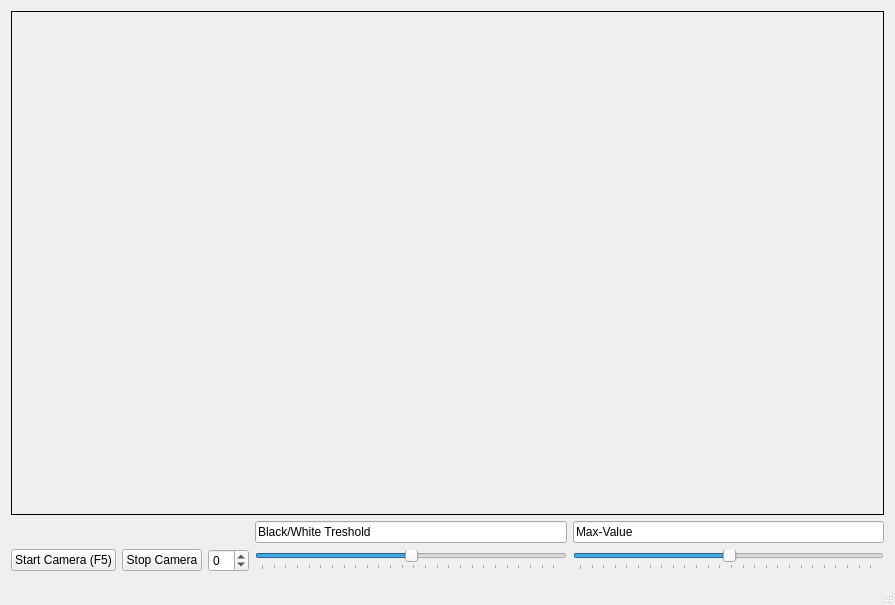
<?xml version="1.0" encoding="UTF-8"?>
<ui version="4.0">
 <class>MainWindow</class>
 <widget class="QMainWindow" name="MainWindow">
  <property name="geometry">
   <rect>
    <x>0</x>
    <y>0</y>
    <width>895</width>
    <height>605</height>
   </rect>
  </property>
  <property name="windowTitle">
   <string>Camera Calibration</string>
  </property>
  <widget class="QWidget" name="centralWidget">
   <layout class="QGridLayout" name="gridLayout">
    <item row="2" column="1">
     <widget class="QPushButton" name="stopCameraButton">
      <property name="text">
       <string>Stop Camera</string>
      </property>
     </widget>
    </item>
    <item row="2" column="0">
     <widget class="QPushButton" name="startCameraButton">
      <property name="text">
       <string>Start Camera (F5)</string>
      </property>
     </widget>
    </item>
    <item row="0" column="0" colspan="5">
     <widget class="QLabel" name="labelImage">
      <property name="sizePolicy">
       <sizepolicy hsizetype="MinimumExpanding" vsizetype="MinimumExpanding">
        <horstretch>0</horstretch>
        <verstretch>0</verstretch>
       </sizepolicy>
      </property>
      <property name="minimumSize">
       <size>
        <width>20</width>
        <height>20</height>
       </size>
      </property>
      <property name="autoFillBackground">
       <bool>false</bool>
      </property>
      <property name="frameShape">
       <enum>QFrame::Box</enum>
      </property>
      <property name="text">
       <string/>
      </property>
     </widget>
    </item>
    <item row="2" column="2">
     <widget class="QSpinBox" name="spinBoxCaptureID">
      <property name="minimum">
       <number>-1</number>
      </property>
     </widget>
    </item>
    <item row="1" column="4">
     <widget class="QLineEdit" name="lineEdit_2">
      <property name="text">
       <string>Max-Value</string>
      </property>
     </widget>
    </item>
    <item row="2" column="3">
     <widget class="QSlider" name="horizontalSliderThreshold">
      <property name="maximum">
       <number>255</number>
      </property>
      <property name="value">
       <number>128</number>
      </property>
      <property name="orientation">
       <enum>Qt::Horizontal</enum>
      </property>
      <property name="tickPosition">
       <enum>QSlider::TicksBelow</enum>
      </property>
     </widget>
    </item>
    <item row="2" column="4">
     <widget class="QSlider" name="horizontalSliderMaxvalue">
      <property name="maximum">
       <number>255</number>
      </property>
      <property name="value">
       <number>128</number>
      </property>
      <property name="orientation">
       <enum>Qt::Horizontal</enum>
      </property>
      <property name="tickPosition">
       <enum>QSlider::TicksBelow</enum>
      </property>
     </widget>
    </item>
    <item row="1" column="3">
     <widget class="QLineEdit" name="lineEdit">
      <property name="text">
       <string>Black/White Treshold</string>
      </property>
     </widget>
    </item>
   </layout>
  </widget>
  <widget class="QStatusBar" name="statusBar"/>
 </widget>
 <layoutdefault spacing="6" margin="11"/>
 <resources/>
 <connections/>
</ui>
